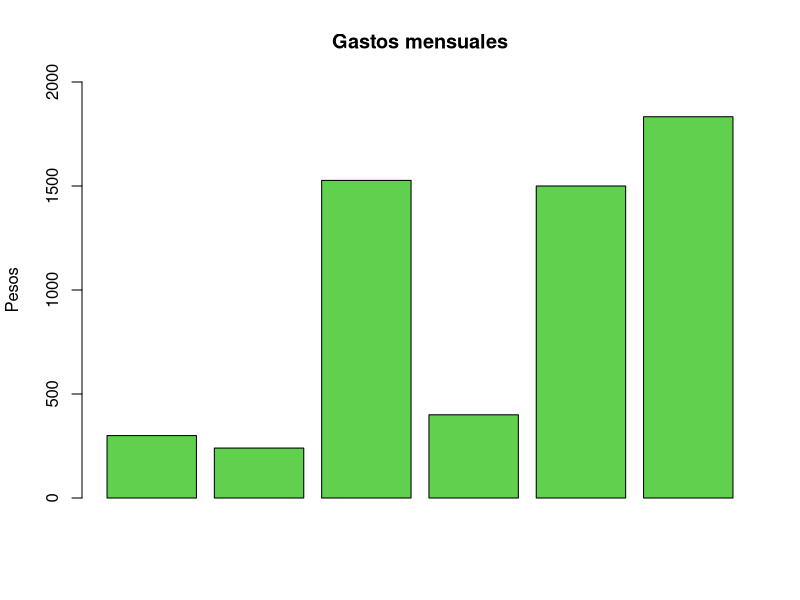
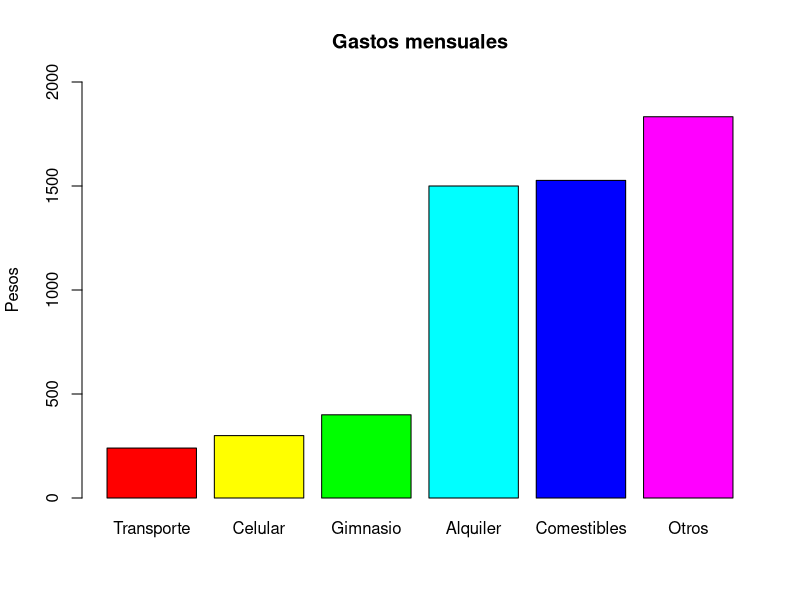

Recreate these plots in R, in order.
# Laboratorio 1

## Parte I

### Gastos totales

300 + 240+ 1527 + 400 + 1500 + 1833

celular <- 300
transporte <- 240
comestibles <- 1527
gimnasio <- 400
alquiler <- 1500
otros <- 1833

### Gasto mensual total

G.total <-sum(celular, transporte, comestibles, gimnasio,
    alquiler, otros)

G.total

### Gasto total semestral

G.total.sem <- (G.total * 5)

G.total.sem

### Gasto total anual

G.total.anu <- (G.total.sem * 2)

G.total.anu

# Autoevaluacion 

gastos <- c(celular, transporte, comestibles, gimnasio,
            alquiler, otros)
ordenado <- sort(gastos, decreasing = F)

barplot(gastos, main = "Gastos mensuales", ylab = "Pesos", ylim = c(0,2000), col = 3, )

barplot(ordenado, main = "Gastos mensuales", ylab = "Pesos", ylim = c(0,2000), col = rainbow (6),
        names.arg = c("Transporte", "Celular", "Gimnasio", "Alquiler", "Comestibles", "Otros"))

## Parte II

### Problema 1





